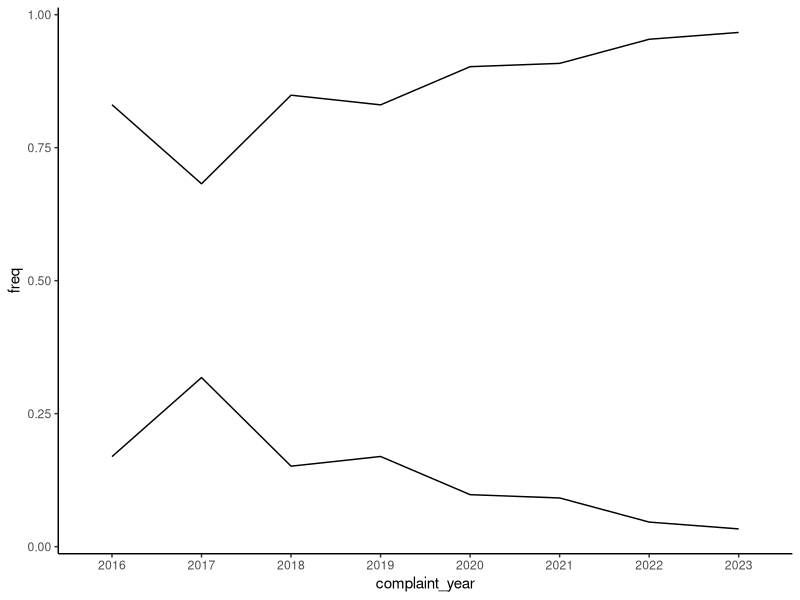
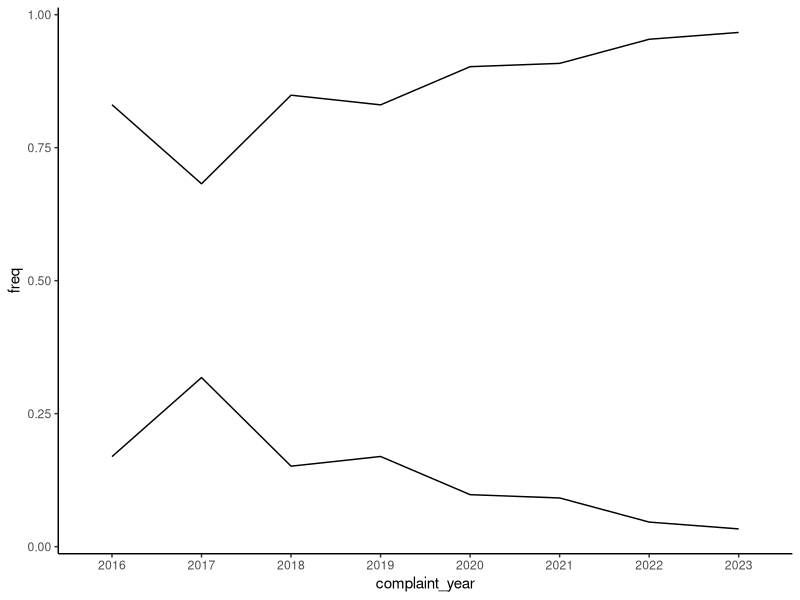

These figures' R source, in order:
## ---- chunk 1
#| message: false
library(readxl)
library(lubridate)
library(readr)
library(dplyr)
library(stringr)
library(tidyr)
library(ggplot2)
## ---- chunk 2
bsa_prev <- read_excel("data/20230810 AllClosedFormalComplaints.xlsx")
bsa_curr <- read_excel("data/20230807 AllClosedFormalComplaints.xlsx")
## ---- chunk 3
#| warning: false
bsa_prev$`Broadcast Date/Time` <- as.numeric(bsa_prev$`Broadcast Date/Time`)
bsa_prev$`Broadcast Date/Time` <- as.Date(bsa_prev$`Broadcast Date/Time`, origin = "1899-12-30")

bsa_curr$`Broadcast Date/Time` <- as.Date(bsa_curr$`Broadcast Date/Time`, origin = "1899-12-30")
## ---- chunk 4
#| message: false
bsa_full <- full_join(bsa_prev, bsa_curr)
## ---- chunk 5
colnames(bsa_full) <- c("broadcaster", "complaint", "programme", "broadcast_date", "genre",
                        "code", "determination", "decision_date", "majority", "split", 
                        "elect_standards", "elect_notupheld", "elect_upheld", 
                        "fta_standards", "fta_notupheld", "fta_upheld", "paytv_standards",
                        "paytv_notupheld", "paytv_upheld", "radio_standards", "radio_notupheld",
                        "radio_upheld", "standards", "not_upheld", "upheld", "tv_radio")
## ---- chunk 6

bsa_full$standards <- coalesce(bsa_full$elect_standards, bsa_full$fta_standards, bsa_full$paytv_standards, bsa_full$radio_standards, bsa_full$standards)
  
bsa_full$not_upheld <- coalesce(bsa_full$elect_notupheld, bsa_full$fta_notupheld, bsa_full$paytv_notupheld, bsa_full$radio_notupheld, bsa_full$not_upheld)

bsa_full$upheld <- coalesce(bsa_full$elect_upheld, bsa_full$fta_upheld, bsa_full$paytv_upheld, bsa_full$radio_upheld, bsa_full$upheld)

bsa_full <- select(bsa_full, -c(11:22))
## ---- chunk 7
# Recode 'broadcaster' "Newstalk ZB" as the actual Broadcaster

bsa_full$broadcaster <- recode(bsa_full$broadcaster, "Newstalk ZB" = "NZME Radio Ltd")

# Recode 'complaint' numbers as what they have been renumbered to

bsa_full$complaint <- recode(bsa_full$complaint, 
                             "2016-053 (renumbered 048B)" = "2016-048B",
                             "2017-027 (renumbered 018B)" = "2017-018B",
                             "2017-028 (renumbered 018C)" = "2017-018C",
                             "2017-029 (renumbered 018D)" = "2017-018D")

# Recode programme to remove duplicates with minor spelling variations and date variations

bsa_full <- bsa_full |>
  mutate(
    programme = case_when((substr(programme, 1, 6)) %in% c("1 News", "1 NEWS", "One News", "ONE News") ~ "1 News",
                              (substr(programme, 1, 3)) == "Ban" ~ "Ban 1080 Election Programme",
                              (substr(programme, 1, 4)) == "Bhak" ~ "Bhakhde Masley",
                              (substr(programme, 1, 8)) == "Box Seat" ~ "Box Seat",
                              (substr(programme, 1, 9)) %in% c("Breakfast", "TV1 Break") ~ "Breakfast",
                              (substr(programme, 1, 19)) == "Canterbury Mornings" ~ "Canterbury Mornings",
                              (substr(programme, 1, 5)) == "Dasam" ~ "Dasam Granth da Sach",
                              (substr(programme, 1, 13)) == "Early Edition" ~ "Early Edition",
                              (substr(programme, 1, 21)) == "Entertainment Tonight" ~ "Entertainment Tonight",
                              (substr(programme, 1, 7)) == "Fair Go" ~ "Fair Go",
                              (substr(programme, 1, 17)) == "Hauraki Breakfast" ~ "Hauraki Breakfast",
                              (substr(programme, 1, 13)) == "Have You Been" ~ "Have You Been Paying Attention",
                              (substr(programme, 1, 14)) == "Inside the Red" ~ "Inside the Red Arrows",
                              (substr(programme, 1, 5)) == "Magic" ~ "Magic Afternoons",
                              (substr(programme, 1, 14)) == "Morning Report" ~ "Morning Report",
                              (substr(programme, 1, 16)) == "Naked Attraction" ~ "Naked Attraction",
                              (substr(programme, 1, 6)) %in% c("Newshu", "Newhub") ~ "Newshub",
                              (substr(programme, 1, 12)) == "Nine To Noon" ~ "Nine To Noon",
                              (substr(programme, 1, 14)) == "Overnight Talk" ~ "Overnight Talk",
                              (substr(programme, 1, 14)) %in% c("Q+A", "Q +") ~ "Q+A",
                              (substr(programme, 1, 8)) == "RNZ News" ~ "RNZ News",
                              (substr(programme, 1, 11)) == "Seven Sharp" ~ "Seven Sharp",
                              (substr(programme, 1, 16)) == "Shortland Street" ~ "Shortland Street",
                              (substr(programme, 1, 11)) == "The AM Show" ~ "The AM Show",
                              (substr(programme, 1, 12)) == "The Windsors" ~ "The Windsors",
                              .default = programme,
                              )
  )

# Recode 'code' as 'either 'Television' or 'Radio', move to 'tv_radio' column to align with new codebook, then delete 'code' column.

bsa_full$code <- recode(bsa_full$code, 
                             "Free to Air TV" = "Television",
                             "Pay TV" = "Television",
                             "Election Program" = "Television")

bsa_full$tv_radio <- coalesce(bsa_full$code, bsa_full$tv_radio)

bsa_full <- select(bsa_full, -code)

# Remove asterisk and whitespace from columns containing them.

bsa_full <- bsa_full |> 
  mutate(
    standards = gsub("\\*", "", standards),
    not_upheld = gsub("\\*", "", not_upheld),
    upheld = gsub("\\*", "", upheld),
  )

bsa_full$standards <- str_trim(bsa_full$standards, "left")
bsa_full$upheld <- str_trim(bsa_full$upheld, "left")
bsa_full$not_upheld <- str_trim(bsa_full$not_upheld, "left")

# Fix missing values in standards/upheld/not_upheld columns
## Find rows where standards are missing from both 'upheld' and 'not_upheld" columns.

missing <- bsa_full |> 
  filter(is.na(upheld) & is.na(not_upheld))

## Add missing values based on manual BSA decision database lookup

missing[1,10] <- "Discrimination and Denigration"
missing[4, 10] <- "Accuracy" # Complaint 2018-020 
missing[5,10] <- "Balance,Accuracy" # Complaint 2019-006
missing[5,4] <- as.Date("2018-12-17")

## Use case_when to fill in missing values in not_upheld and upheld columns.

missing <- missing |>
  mutate(
    not_upheld = case_when(determination %in% c("Not Upheld", "Declined to Determine 11a", "Declined to Determine 11b") ~ standards,
                           complaint == "2017-101C" ~ "Children's Interests",
                           complaint == "2017-101D" ~ "Children's Interests",
                           complaint == "2019-019B" ~ "Privacy"),
    upheld = case_when(complaint == "2019-019B" ~ "Fairness",
                       complaint == "2017-101C" ~ "Good Taste and Decency",
                       complaint == "2017-101D" ~ "Good Taste and Decency")
  )

## Merge missing dataframe back into bsa_full

bsa_full <- bsa_full |>
  filter(!is.na(upheld) | !is.na(not_upheld)) |> 
  bind_rows(missing)

## Find empty 'standards' values

missing2 <- bsa_full |> 
  filter(is.na(standards))

## Use case_when to fill in missing values in 'standards' columns.

missing2 <- missing2 |> 
  mutate(
    standards = case_when(determination == "Not Upheld" ~ not_upheld,
                          determination == "Upheld" ~ upheld)
  )

## Merge missing standards dataframe back into bsa_full
 
bsa_full <- bsa_full |>
  filter(!is.na(standards)) |> 
  bind_rows(missing2)

## ---- chunk 8
bsa_full$complaint_year <- substr(bsa_full$complaint, 1, 4)
## ---- chunk 9
bsa_full <- bsa_full[, c(1,3,5,4,2,14,13,6,7:12)]
## ---- chunk 10
#| warning: false
bsa_full <- bsa_full |>
  pivot_longer(cols = c(upheld, not_upheld), values_drop_na = TRUE) |> 
  separate_longer_delim(value, ",") |> 
  pivot_wider(names_from = value, values_from = name)
## ---- chunk 11
bsa_full <- bsa_full |> 
  rename(
    std_privacy = 13,
    std_decency = 14,
    std_discrim = 15,
    std_controv = 16,
    std_accuracy = 17,
    std_fairness = 18,
    std_children = 19,
    std_violence = 20,
    std_law = 21,
    std_balance = 22,
    std_alcohol = 23,
    std_info = 24,
    std_mislead = 25,
    std_advocacy = 26,
    std_election = 27,
    std_offensive = 28,
    std_illegal = 29
  )
## ---- chunk 12
bsa_full <- bsa_full |>
  mutate(across(13:29, as.character))
## ---- chunk 13
# Frequency of majority by determination

bsa_full |> 
  group_by(determination, majority) |> 
  summarise(n = n()) |> 
  mutate(freq = n / sum(n))

# Proportion of determination by year

year_det <- bsa_full |> 
  filter(determination %in% c("Not Upheld", "Upheld")) |> 
  group_by(complaint_year, determination) |> 
  summarise(n = n()) |>
  mutate(freq = n / sum(n))

ggplot(year_det, aes(complaint_year, freq, group = determination)) +
  geom_line() +
  theme_classic()

dir.create("figs")
ggsave("figs/det-over-time.png")
